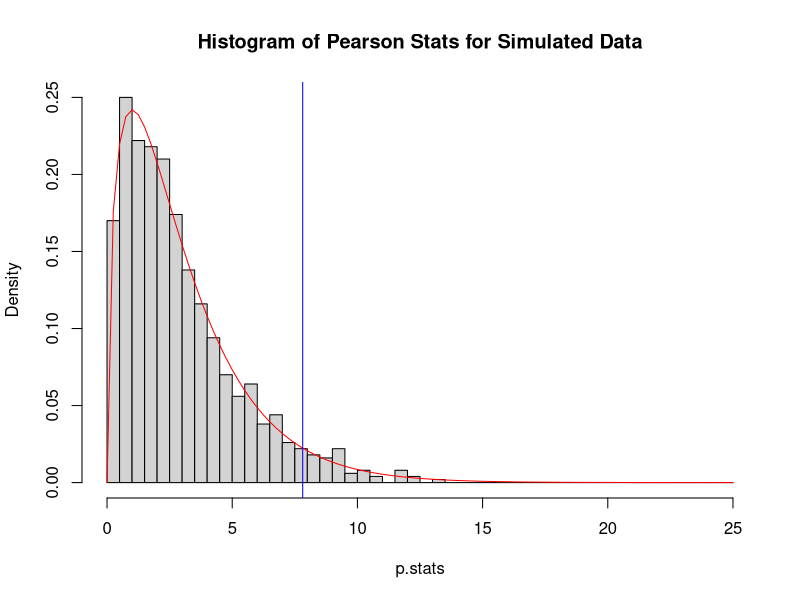
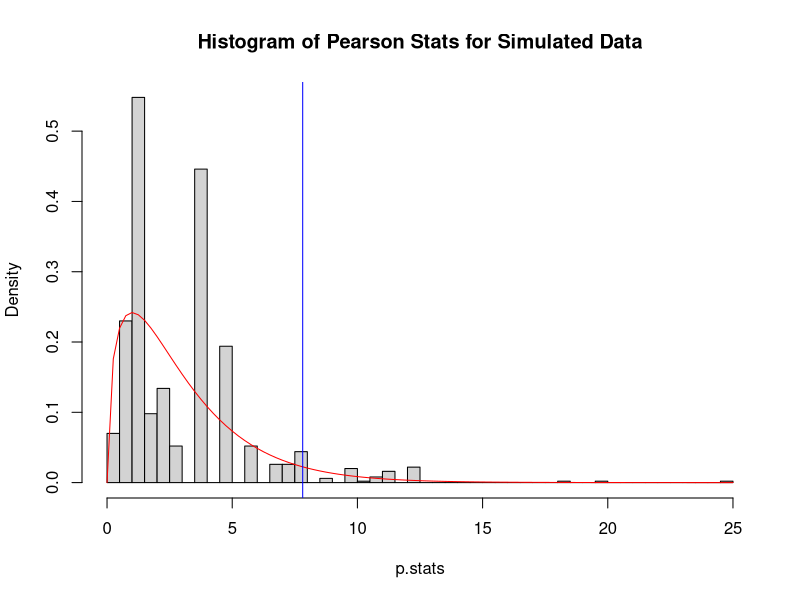
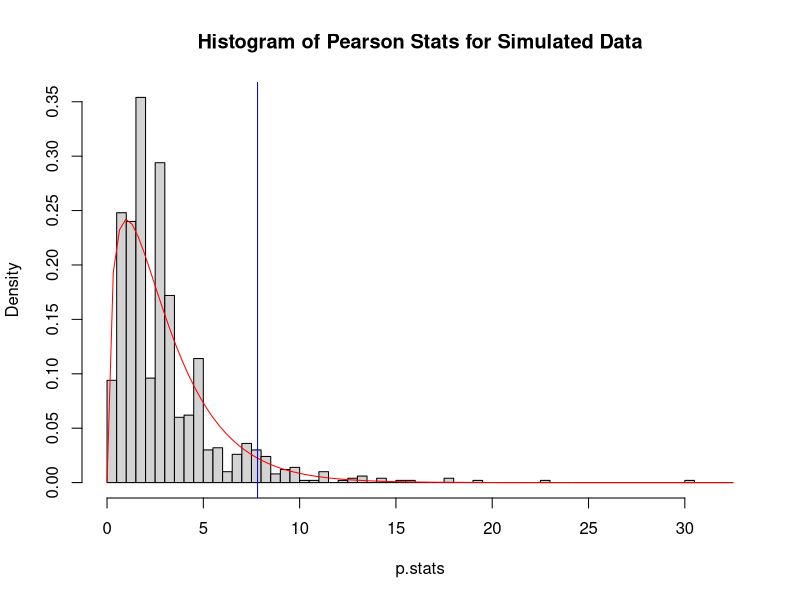
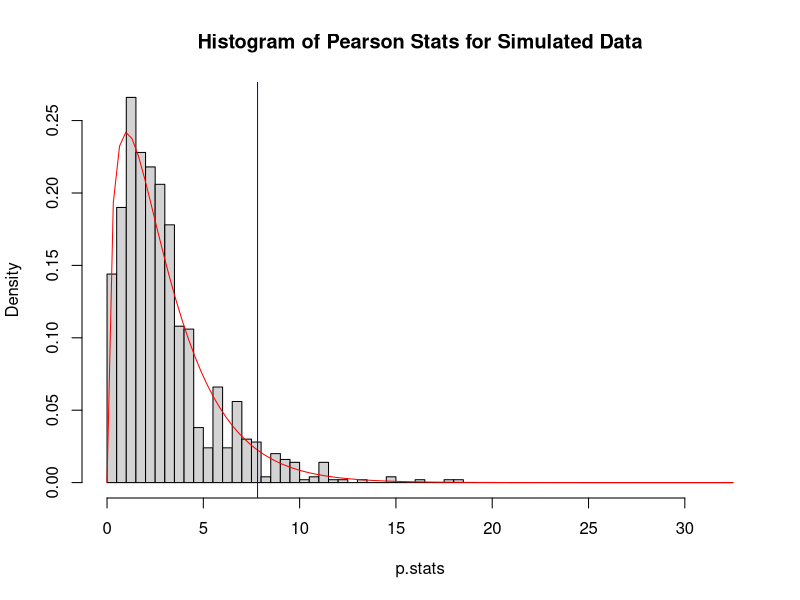
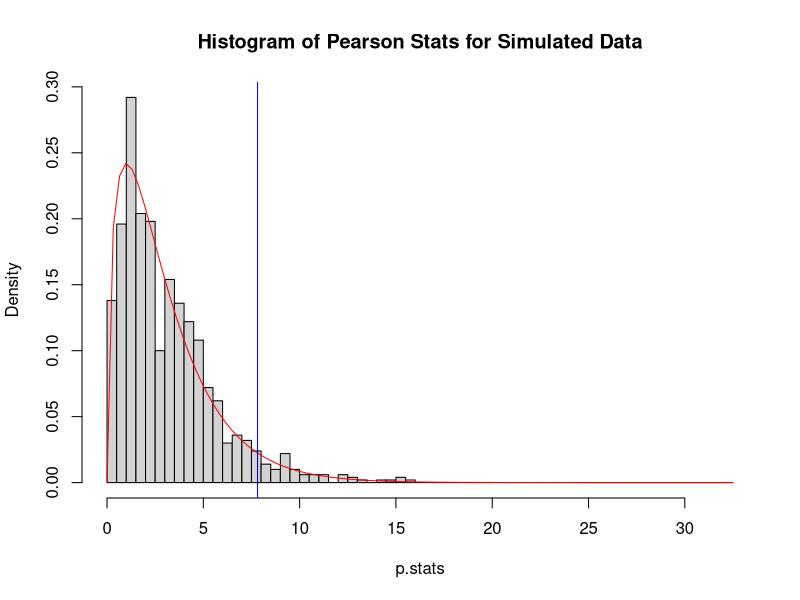

Generate these figures, in order, with R:
## ---- chunk 1
knitr::opts_chunk$set(echo = TRUE)
## ---- chunk 2
pearson <- function(counts){chisq.test(x=counts, p=c(9,3,3,1)/16, correct=FALSE)$statistic}

samp.size <- 1611
set.seed(123)
rcount <- rmultinom(n=1000, size=samp.size, prob=c(9,3,3,1)/16)
p.stats <- apply(X=rcount, MARGIN=2, FUN=pearson)
summary(p.stats)
hist(x=p.stats, breaks=c(0:50)/2, freq=FALSE, main="Histogram of Pearson Stats for Simulated Data")
curve(expr=dchisq(x=x, df=3), add=TRUE, col="red")

# Add line at the 0.05 critical value of chi-squared(3)
abline(v=qchisq(0.95, df=3), col="blue")
## ---- chunk 3
n <- 10
probs <- c(9,3,3,1)/16
n*probs -> counts10
list10 <- as.list(counts10)
names(list10) <- c("Tall cut-Leaf", "Tall potato-leaf", "Dwarf cut-leaf", "Dwarf potato-leaf")
data.frame(list10)
## ---- chunk 4
samp.size <- 10
set.seed(123)
rcount <- rmultinom(n=1000, size=samp.size, prob=c(9,3,3,1)/16)
p.stats <- apply(X=rcount, MARGIN=2, FUN=pearson)
hist(x=p.stats, breaks=c(0:50)/2, freq=FALSE, main="Histogram of Pearson Stats for Simulated Data")
invisible(curve(expr=dchisq(x=x, df=3), add=TRUE, col="red"))
# Add line at the 0.05 critical value of chi-squared(3)
abline(v=qchisq(0.95, df=3), col="blue")
## ---- chunk 5
##Make a function which calculates expected counts and draws graphs for convenience##
probs <- c(9,3,3,1)/16

draw <- function(ss) {
  
    n <- ss
    n*probs -> counts
    list <- as.list(counts)
    names(list) <- c("Tall cut-Leaf", "Tall potato-leaf", "Dwarf cut-leaf", "Dwarf potato-leaf")
    list
    rcount <- rmultinom(n=1000, size=ss, prob=probs)
    p.stats <- apply(X=rcount, MARGIN=2, FUN=pearson)
    hist(x=p.stats, breaks=c(0:65)/2, freq=FALSE, main=paste0("Histogram of Pearson Stats for Simulated Data"))
    curve(expr=dchisq(x=x, df=3), add=TRUE, col="red")
    abline(v=qchisq(0.95, df=3), col="blue")
    return(data.frame(list))
  
  }
## ---- chunk 6
set.seed(123)
draw(20)
## ---- chunk 7
set.seed(123)
draw(40)
## ---- chunk 8
set.seed(123)
draw(80)
